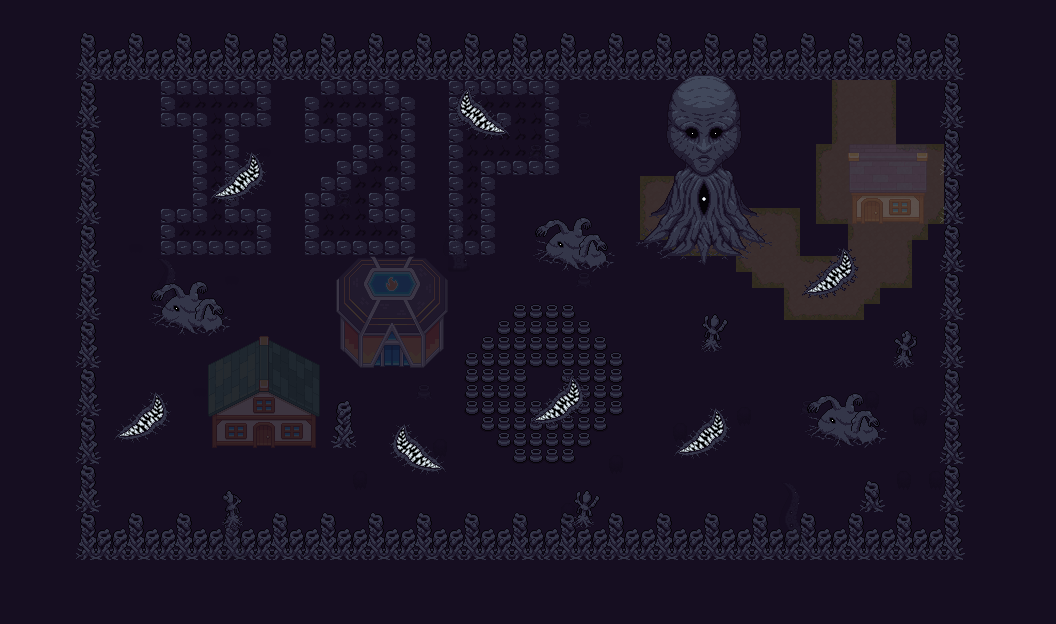

Tiled map render using the project's own tile images. Description and the map definition, with tile-layer contents summarised, below:
An orthogonal 66x39 tile map with 16x16 px tiles, 8 tile layers (Floor, Collision, CollisionWater, CollisionTree, ...), 6 tilesets.

<map version="1.10" tiledversion="1.11.2" orientation="orthogonal" renderorder="right-down" width="66" height="39" tilewidth="16" tileheight="16" infinite="0" nextlayerid="11" nextobjectid="1">
 <tileset firstgid="1" source="tileset.tsx" />
 <tileset firstgid="1301" source="craw.tsx" />
 <tileset firstgid="1741" source="Amalgam 1 Gif.tsx" />
 <tileset firstgid="1765" source="Mouth 1 Gif.tsx" />
 <tileset firstgid="1781" source="Mouth 2 Gif.tsx" />
 <tileset firstgid="1797" source="Tentacle 2 Sheet.tsx" />
 <layer id="2" name="Floor" width="66" height="39">
  <data>[2574 cells, 2574 non-empty, 1 distinct tile ids]</data>
 </layer>
 <layer id="3" name="Collision" width="66" height="39">
  <data>[2574 cells, 513 non-empty, 18 distinct tile ids]</data>
 </layer>
 <layer id="4" name="CollisionWater" width="66" height="39">
  <data>[2574 cells, 149 non-empty, 7 distinct tile ids]</data>
 </layer>
 <layer id="5" name="CollisionTree" width="66" height="39">
  <data>[2574 cells, 123 non-empty, 43 distinct tile ids]</data>
 </layer>
 <layer id="6" name="CollisionFall" width="66" height="39">
  <data>[2574 cells, 181 non-empty, 2 distinct tile ids]</data>
 </layer>
 <layer id="10" name="old world(floor)" width="66" height="39" opacity="0.16">
  <data>[2574 cells, 133 non-empty, 11 distinct tile ids]</data>
 </layer>
 <layer id="8" name="Decorative" width="66" height="39" opacity="0.17">
  <data>[2574 cells, 205 non-empty, 141 distinct tile ids]</data>
 </layer>
 <layer id="9" name="PokemonBush" width="66" height="39">
  <data>[2574 cells, 300 non-empty, 166 distinct tile ids]</data>
 </layer>
</map>
